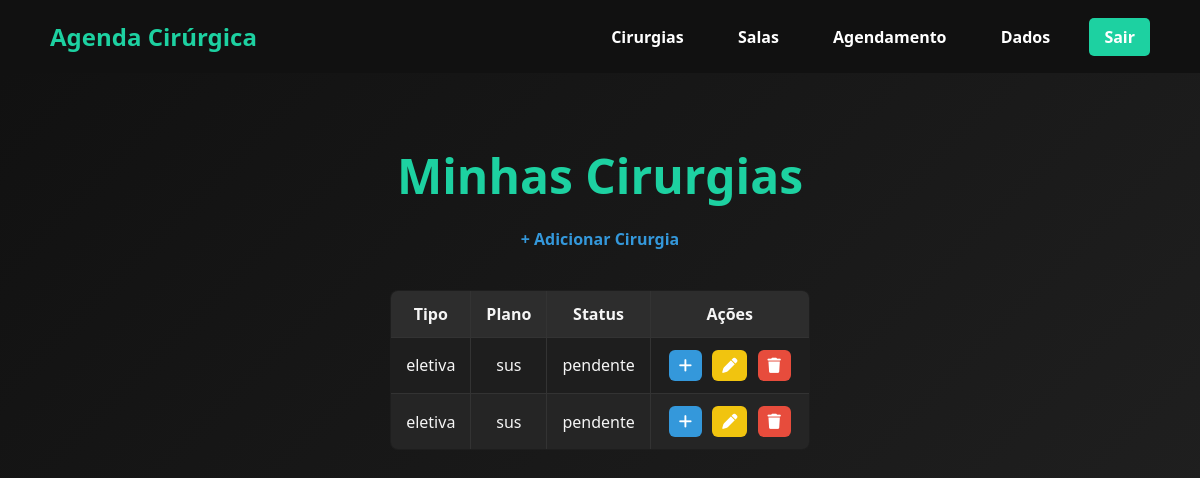
Before: /cirurgias (signed in) with the older database file.
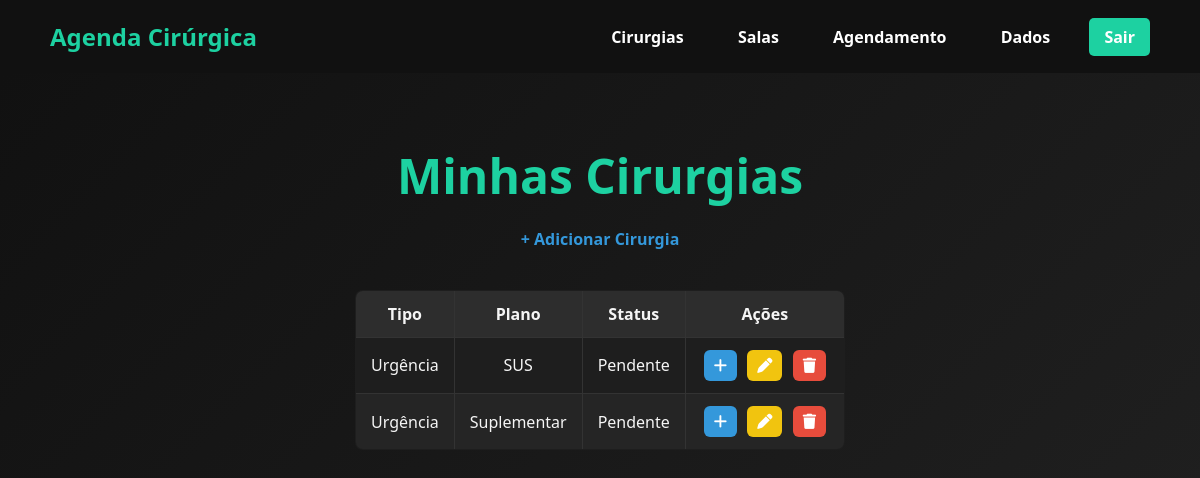
After: the same page with the newer database file.
### tables this page shows
CREATE TABLE cirurgias (
    id INTEGER PRIMARY KEY AUTOINCREMENT,
    usuario_id INTEGER NOT NULL,
    tipo TEXT NOT NULL,
    plano TEXT NOT NULL,
    duracao_prevista INTEGER,
    duracao_real INTEGER,
    status TEXT DEFAULT 'pendente',
    FOREIGN KEY (usuario_id) REFERENCES usuarios(id)
);

### routes/cirurgia.py (the view)
@bp_cirurgia.route("/cirurgias")
def listar_cirurgias_usuario():
    if "usuario_id" not in session:
        return redirect(url_for("usuario.pagina_login"))
    usuario_id = session["usuario_id"]
    cirurgias = Cirurgia.listar_por_usuario(usuario_id)
    return render_template("cirurgias.html", cirurgias=cirurgias)

### models/cirurgia.py (called while the page is built)
    @staticmethod
    def listar_por_usuario(usuario_id):
        conn = sqlite3.connect(DB_PATH)
        cursor = conn.cursor()
        cursor.execute("SELECT id, tipo, plano, duracao_prevista, duracao_real, status FROM cirurgias WHERE usuario_id=?", (usuario_id,))
        rows = cursor.fetchall()
        conn.close()
        return [Cirurgia(usuario_id, tipo, plano, duracao_prevista, duracao_real, status, id=row[0])
                for row in rows for tipo, plano, duracao_prevista, duracao_real, status in [row[1:]]]

### templates/cirurgias.html (shortened to what this page needs)
<!DOCTYPE html>
<html lang="pt-BR">
<head>
    <link rel="stylesheet" href="{{ url_for('static', filename='style.css') }}">
    <link rel="stylesheet" href="https://cdnjs.cloudflare.com/ajax/libs/font-awesome/6.4.0/css/all.min.css">
</head>
<body>
    <nav class="navbar">
        <div class="logo">
            <a href="{{ url_for('usuario.home') }}" class="logo-link">Agenda Cirúrgica</a>
        </div>
        <div class="nav-links">
            <a href="{{ url_for('cirurgia.listar_cirurgias_usuario') }}" class="active">Cirurgias</a>
            <a href="#">Salas</a>
            <a href="#">Agendamento</a>
            <a href="#">Dados</a>
            <a href="{{ url_for('usuario.logout') }}" class="btn-primary">Sair</a>
        </div>
    </nav>
    <section class="hero">
        <div class="hero-content">
            <h1>Minhas Cirurgias</h1>
            <a href="{{ url_for('cirurgia.adicionar_cirurgia') }}" class="btn-link">
                + Adicionar Cirurgia
            </a>
            {% if cirurgias %}
            <table class="tabela-cirurgias">
                <thead>
                    <tr>
                        <th>Tipo</th>
                        <th>Plano</th>
                        <th>Status</th>
                        <th>Ações</th>
                    </tr>
                </thead>
                <tbody>
                    {% for c in cirurgias %}
                    <tr>
                        <td>{{ c.tipo }}</td>
                        <td>{{ c.plano }}</td>
                        <td>{{ c.status }}</td>
                        <td>
                            <a href="{{ url_for('cirurgia.ver_cirurgia', id=c.id) }}" class="btn-icon btn-view" title="Ver Detalhes">
                                <i class="fa-solid fa-plus"></i>
                            </a>
                            <a href="{{ url_for('cirurgia.editar_cirurgia', id=c.id) }}" class="btn-icon btn-edit" title="Editar">
                                <i class="fa-solid fa-pen"></i>
                            </a>
                            <a href="{{ url_for('cirurgia.excluir_cirurgia', id=c.id) }}" class="btn-icon btn-delete" title="Excluir" onclick="return confirm('Tem certeza que deseja excluir esta cirurgia?')">
                                <i class="fa-solid fa-trash"></i>
                            </a>
                        </td>
                    </tr>
                    {% endfor %}
                </tbody>
            </table>
            {% else %}
            <p class="sem-cirurgias">Você ainda não possui cirurgias cadastradas.</p>
            {% endif %}
        </div>
    </section>
</body>
</html>

### static/style.css (style rules this page uses)
body, html { margin: 0; padding: 0; font-family: 'Segoe UI', Tahoma, Geneva, Verdana, sans-serif; height: 100%; }
.navbar { display: flex; justify-content: space-between; align-items: center; padding: 20px 50px; background-color: #111; color: white; }
.navbar .logo { font-size: 24px; font-weight: bold; color: #1dd1a1; }
.navbar .nav-links a { color: white; margin-left: 20px; text-decoration: none; font-weight: bold; padding: 8px 15px; border-radius: 5px; transition: 0.3s; }
.navbar .nav-links .btn-primary { background-color: #1dd1a1; }
.hero { display: flex; flex-direction: column; justify-content: flex-start; align-items: center; padding: 30px 50px; min-height: calc(100vh - 80px); background: linear-gradient(135deg, #111, #222); color: white; text-align: center; }
.hero-content h1 { font-size: 48px; margin-bottom: 20px; color: #1dd1a1; }
.logo-link { text-decoration: none; color: #1dd1a1; font-weight: bold; }
.btn-link { display: inline-block; color: #1dd1a1; text-decoration: underline; font-weight: bold; margin-bottom: 20px; transition: 0.3s; }

### templates/cirurgias.html (style rules this page uses)
.tabela-cirurgias { width: 100%; border-collapse: collapse; margin-top: 25px; background-color: #1e1e1e; color: #f5f5f5; border: 1px solid #333; border-radius: 8px; overflow: hidden; }
.tabela-cirurgias th, .tabela-cirurgias td { border: 1px solid #333; padding: 12px 15px; text-align: center; }
.tabela-cirurgias th { background-color: #2d2d2d; font-weight: bold; }
.tabela-cirurgias tr:nth-child(even) { background-color: #252525; }
.btn-icon { color: #fff; border: none; padding: 8px 10px; margin: 0 3px; border-radius: 6px; cursor: pointer; transition: 0.3s; text-decoration: none; display: inline-flex; align-items: center; justify-content: center; font-size: 0.95em; }
.btn-view { background-color: #3498db; }
.btn-edit { background-color: #f1c40f; }
.btn-delete { background-color: #e74c3c; }
.btn-link { color: #3498db; text-decoration: none; font-weight: bold; margin-bottom: 15px; display: inline-block; }
h1 { margin-bottom: 10px; }

Changed rows visible on the page:
removed cirurgias: tipo "eletiva", plano "sus", status "pendente"
removed cirurgias: tipo "eletiva", plano "sus", status "pendente"
added cirurgias: tipo "Urgência", plano "SUS", status "Pendente"
added cirurgias: tipo "Urgência", plano "Suplementar", status "Pendente"
